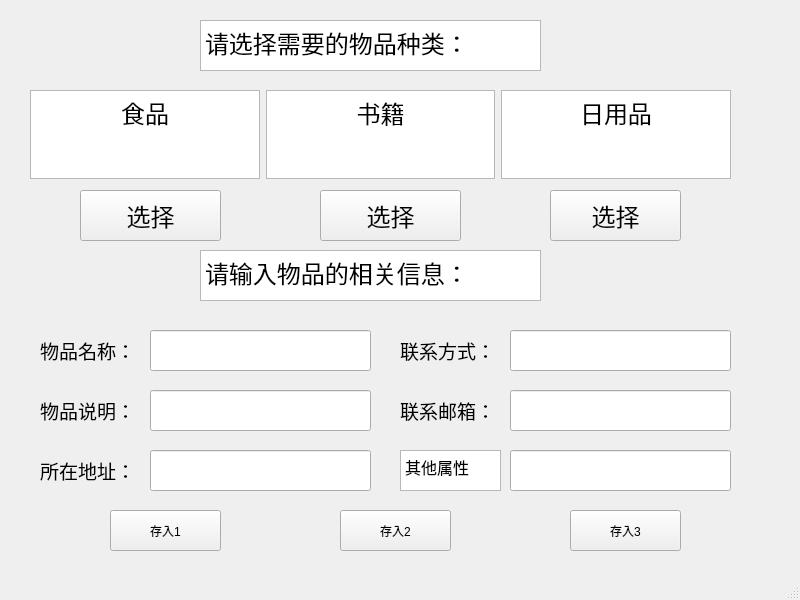
<?xml version="1.0" encoding="UTF-8"?>
<ui version="4.0">
 <class>ADD_ITEM</class>
 <widget class="QMainWindow" name="ADD_ITEM">
  <property name="geometry">
   <rect>
    <x>0</x>
    <y>0</y>
    <width>800</width>
    <height>600</height>
   </rect>
  </property>
  <property name="windowTitle">
   <string>MainWindow</string>
  </property>
  <widget class="QWidget" name="centralwidget">
   <widget class="QTextBrowser" name="textBrowser_5">
    <property name="geometry">
     <rect>
      <x>200</x>
      <y>20</y>
      <width>341</width>
      <height>51</height>
     </rect>
    </property>
    <property name="html">
     <string>&lt;!DOCTYPE HTML PUBLIC &quot;-//W3C//DTD HTML 4.0//EN&quot; &quot;http://www.w3.org/TR/REC-html40/strict.dtd&quot;&gt;
&lt;html&gt;&lt;head&gt;&lt;meta name=&quot;qrichtext&quot; content=&quot;1&quot; /&gt;&lt;style type=&quot;text/css&quot;&gt;
p, li { white-space: pre-wrap; }
&lt;/style&gt;&lt;/head&gt;&lt;body style=&quot; font-family:'SimSun'; font-size:9pt; font-weight:400; font-style:normal;&quot;&gt;
&lt;p style=&quot; margin-top:0px; margin-bottom:0px; margin-left:0px; margin-right:0px; -qt-block-indent:0; text-indent:0px;&quot;&gt;&lt;span style=&quot; font-size:18pt;&quot;&gt;请选择需要的物品种类：&lt;/span&gt;&lt;/p&gt;&lt;/body&gt;&lt;/html&gt;</string>
    </property>
   </widget>
   <widget class="QPushButton" name="BT3">
    <property name="geometry">
     <rect>
      <x>550</x>
      <y>190</y>
      <width>131</width>
      <height>51</height>
     </rect>
    </property>
    <property name="font">
     <font>
      <family>Arial</family>
      <pointsize>18</pointsize>
     </font>
    </property>
    <property name="text">
     <string>选择</string>
    </property>
   </widget>
   <widget class="QWidget" name="layoutWidget">
    <property name="geometry">
     <rect>
      <x>30</x>
      <y>90</y>
      <width>701</width>
      <height>89</height>
     </rect>
    </property>
    <layout class="QHBoxLayout" name="horizontalLayout_2">
     <item>
      <widget class="QTextBrowser" name="K1">
       <property name="html">
        <string>&lt;!DOCTYPE HTML PUBLIC &quot;-//W3C//DTD HTML 4.0//EN&quot; &quot;http://www.w3.org/TR/REC-html40/strict.dtd&quot;&gt;
&lt;html&gt;&lt;head&gt;&lt;meta name=&quot;qrichtext&quot; content=&quot;1&quot; /&gt;&lt;style type=&quot;text/css&quot;&gt;
p, li { white-space: pre-wrap; }
&lt;/style&gt;&lt;/head&gt;&lt;body style=&quot; font-family:'SimSun'; font-size:9pt; font-weight:400; font-style:normal;&quot;&gt;
&lt;p align=&quot;center&quot; style=&quot; margin-top:0px; margin-bottom:0px; margin-left:0px; margin-right:0px; -qt-block-indent:0; text-indent:0px;&quot;&gt;&lt;span style=&quot; font-size:18pt;&quot;&gt;食品&lt;/span&gt;&lt;/p&gt;&lt;/body&gt;&lt;/html&gt;</string>
       </property>
      </widget>
     </item>
     <item>
      <widget class="QTextBrowser" name="K2">
       <property name="html">
        <string>&lt;!DOCTYPE HTML PUBLIC &quot;-//W3C//DTD HTML 4.0//EN&quot; &quot;http://www.w3.org/TR/REC-html40/strict.dtd&quot;&gt;
&lt;html&gt;&lt;head&gt;&lt;meta name=&quot;qrichtext&quot; content=&quot;1&quot; /&gt;&lt;style type=&quot;text/css&quot;&gt;
p, li { white-space: pre-wrap; }
&lt;/style&gt;&lt;/head&gt;&lt;body style=&quot; font-family:'SimSun'; font-size:9pt; font-weight:400; font-style:normal;&quot;&gt;
&lt;p align=&quot;center&quot; style=&quot; margin-top:0px; margin-bottom:0px; margin-left:0px; margin-right:0px; -qt-block-indent:0; text-indent:0px;&quot;&gt;&lt;span style=&quot; font-size:18pt;&quot;&gt;书籍&lt;/span&gt;&lt;/p&gt;&lt;/body&gt;&lt;/html&gt;</string>
       </property>
      </widget>
     </item>
     <item>
      <widget class="QTextBrowser" name="K3">
       <property name="html">
        <string>&lt;!DOCTYPE HTML PUBLIC &quot;-//W3C//DTD HTML 4.0//EN&quot; &quot;http://www.w3.org/TR/REC-html40/strict.dtd&quot;&gt;
&lt;html&gt;&lt;head&gt;&lt;meta name=&quot;qrichtext&quot; content=&quot;1&quot; /&gt;&lt;style type=&quot;text/css&quot;&gt;
p, li { white-space: pre-wrap; }
&lt;/style&gt;&lt;/head&gt;&lt;body style=&quot; font-family:'SimSun'; font-size:9pt; font-weight:400; font-style:normal;&quot;&gt;
&lt;p align=&quot;center&quot; style=&quot; margin-top:0px; margin-bottom:0px; margin-left:0px; margin-right:0px; -qt-block-indent:0; text-indent:0px;&quot;&gt;&lt;span style=&quot; font-size:18pt;&quot;&gt;日用品&lt;/span&gt;&lt;/p&gt;&lt;/body&gt;&lt;/html&gt;</string>
       </property>
      </widget>
     </item>
    </layout>
   </widget>
   <widget class="QPushButton" name="BT1">
    <property name="geometry">
     <rect>
      <x>80</x>
      <y>190</y>
      <width>141</width>
      <height>51</height>
     </rect>
    </property>
    <property name="font">
     <font>
      <family>Arial</family>
      <pointsize>18</pointsize>
     </font>
    </property>
    <property name="text">
     <string>选择</string>
    </property>
   </widget>
   <widget class="QPushButton" name="BT2">
    <property name="geometry">
     <rect>
      <x>320</x>
      <y>190</y>
      <width>141</width>
      <height>51</height>
     </rect>
    </property>
    <property name="font">
     <font>
      <family>Arial</family>
      <pointsize>18</pointsize>
     </font>
    </property>
    <property name="text">
     <string>选择</string>
    </property>
   </widget>
   <widget class="QLineEdit" name="P1">
    <property name="geometry">
     <rect>
      <x>150</x>
      <y>330</y>
      <width>221</width>
      <height>41</height>
     </rect>
    </property>
   </widget>
   <widget class="QLabel" name="label">
    <property name="geometry">
     <rect>
      <x>40</x>
      <y>340</y>
      <width>101</width>
      <height>21</height>
     </rect>
    </property>
    <property name="font">
     <font>
      <family>Arial</family>
      <pointsize>14</pointsize>
     </font>
    </property>
    <property name="text">
     <string>物品名称：</string>
    </property>
   </widget>
   <widget class="QTextBrowser" name="textBrowser_6">
    <property name="geometry">
     <rect>
      <x>200</x>
      <y>250</y>
      <width>341</width>
      <height>51</height>
     </rect>
    </property>
    <property name="html">
     <string>&lt;!DOCTYPE HTML PUBLIC &quot;-//W3C//DTD HTML 4.0//EN&quot; &quot;http://www.w3.org/TR/REC-html40/strict.dtd&quot;&gt;
&lt;html&gt;&lt;head&gt;&lt;meta name=&quot;qrichtext&quot; content=&quot;1&quot; /&gt;&lt;style type=&quot;text/css&quot;&gt;
p, li { white-space: pre-wrap; }
&lt;/style&gt;&lt;/head&gt;&lt;body style=&quot; font-family:'SimSun'; font-size:9pt; font-weight:400; font-style:normal;&quot;&gt;
&lt;p style=&quot; margin-top:0px; margin-bottom:0px; margin-left:0px; margin-right:0px; -qt-block-indent:0; text-indent:0px;&quot;&gt;&lt;span style=&quot; font-size:18pt;&quot;&gt;请输入物品的相关信息：&lt;/span&gt;&lt;/p&gt;&lt;/body&gt;&lt;/html&gt;</string>
    </property>
   </widget>
   <widget class="QLineEdit" name="P2">
    <property name="geometry">
     <rect>
      <x>150</x>
      <y>390</y>
      <width>221</width>
      <height>41</height>
     </rect>
    </property>
   </widget>
   <widget class="QLabel" name="label_2">
    <property name="geometry">
     <rect>
      <x>40</x>
      <y>400</y>
      <width>101</width>
      <height>21</height>
     </rect>
    </property>
    <property name="font">
     <font>
      <family>Arial</family>
      <pointsize>14</pointsize>
     </font>
    </property>
    <property name="text">
     <string>物品说明：</string>
    </property>
   </widget>
   <widget class="QLineEdit" name="P3">
    <property name="geometry">
     <rect>
      <x>150</x>
      <y>450</y>
      <width>221</width>
      <height>41</height>
     </rect>
    </property>
   </widget>
   <widget class="QLabel" name="label_3">
    <property name="geometry">
     <rect>
      <x>40</x>
      <y>460</y>
      <width>101</width>
      <height>21</height>
     </rect>
    </property>
    <property name="font">
     <font>
      <family>Arial</family>
      <pointsize>14</pointsize>
     </font>
    </property>
    <property name="text">
     <string>所在地址：</string>
    </property>
   </widget>
   <widget class="QLineEdit" name="P4">
    <property name="geometry">
     <rect>
      <x>510</x>
      <y>330</y>
      <width>221</width>
      <height>41</height>
     </rect>
    </property>
   </widget>
   <widget class="QLabel" name="label_4">
    <property name="geometry">
     <rect>
      <x>400</x>
      <y>340</y>
      <width>101</width>
      <height>21</height>
     </rect>
    </property>
    <property name="font">
     <font>
      <family>Arial</family>
      <pointsize>14</pointsize>
     </font>
    </property>
    <property name="text">
     <string>联系方式：</string>
    </property>
   </widget>
   <widget class="QLabel" name="label_5">
    <property name="geometry">
     <rect>
      <x>400</x>
      <y>400</y>
      <width>101</width>
      <height>21</height>
     </rect>
    </property>
    <property name="font">
     <font>
      <family>Arial</family>
      <pointsize>14</pointsize>
     </font>
    </property>
    <property name="text">
     <string>联系邮箱：</string>
    </property>
   </widget>
   <widget class="QLineEdit" name="P5">
    <property name="geometry">
     <rect>
      <x>510</x>
      <y>390</y>
      <width>221</width>
      <height>41</height>
     </rect>
    </property>
   </widget>
   <widget class="QTextBrowser" name="P">
    <property name="geometry">
     <rect>
      <x>400</x>
      <y>450</y>
      <width>101</width>
      <height>41</height>
     </rect>
    </property>
    <property name="html">
     <string>&lt;!DOCTYPE HTML PUBLIC &quot;-//W3C//DTD HTML 4.0//EN&quot; &quot;http://www.w3.org/TR/REC-html40/strict.dtd&quot;&gt;
&lt;html&gt;&lt;head&gt;&lt;meta name=&quot;qrichtext&quot; content=&quot;1&quot; /&gt;&lt;style type=&quot;text/css&quot;&gt;
p, li { white-space: pre-wrap; }
&lt;/style&gt;&lt;/head&gt;&lt;body style=&quot; font-family:'SimSun'; font-size:9pt; font-weight:400; font-style:normal;&quot;&gt;
&lt;p style=&quot; margin-top:0px; margin-bottom:0px; margin-left:0px; margin-right:0px; -qt-block-indent:0; text-indent:0px;&quot;&gt;&lt;span style=&quot; font-size:12pt;&quot;&gt;其他属性&lt;/span&gt;&lt;/p&gt;&lt;/body&gt;&lt;/html&gt;</string>
    </property>
   </widget>
   <widget class="QLineEdit" name="P6">
    <property name="geometry">
     <rect>
      <x>510</x>
      <y>450</y>
      <width>221</width>
      <height>41</height>
     </rect>
    </property>
   </widget>
   <widget class="QPushButton" name="T1">
    <property name="geometry">
     <rect>
      <x>110</x>
      <y>510</y>
      <width>111</width>
      <height>41</height>
     </rect>
    </property>
    <property name="text">
     <string>存入1</string>
    </property>
   </widget>
   <widget class="QPushButton" name="T2">
    <property name="geometry">
     <rect>
      <x>340</x>
      <y>510</y>
      <width>111</width>
      <height>41</height>
     </rect>
    </property>
    <property name="text">
     <string>存入2</string>
    </property>
   </widget>
   <widget class="QPushButton" name="T3">
    <property name="geometry">
     <rect>
      <x>570</x>
      <y>510</y>
      <width>111</width>
      <height>41</height>
     </rect>
    </property>
    <property name="text">
     <string>存入3</string>
    </property>
   </widget>
  </widget>
  <widget class="QMenuBar" name="menubar">
   <property name="geometry">
    <rect>
     <x>0</x>
     <y>0</y>
     <width>800</width>
     <height>26</height>
    </rect>
   </property>
  </widget>
  <widget class="QStatusBar" name="statusbar"/>
 </widget>
 <resources/>
 <connections/>
</ui>
